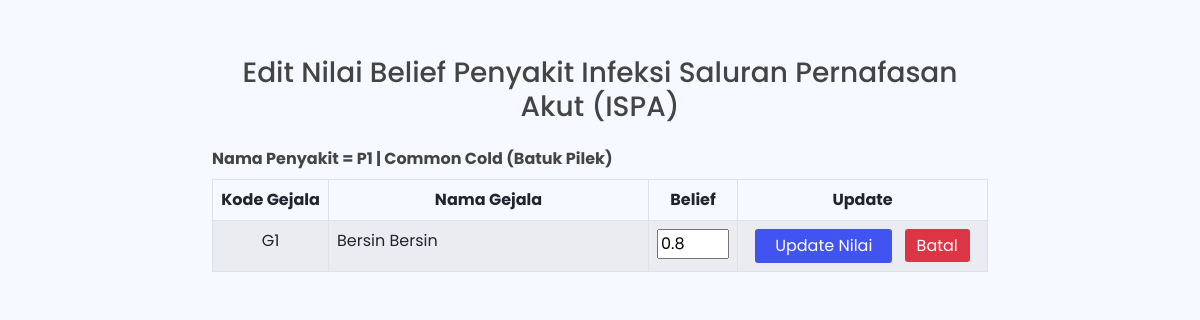
The page /admin/rules/editbelief.php?id_penyakit=1&id_gejala=1&belief=0.8 on the database its author committed.
### tables this page shows
CREATE TABLE `tb_penyakit` (
  `id` int(11) NOT NULL,
  `kdpenyakit` varchar(3) DEFAULT NULL,
  `nama_penyakit` varchar(100) DEFAULT NULL,
  `definisi` text DEFAULT NULL,
  `solusi` text NOT NULL
);

CREATE TABLE `tb_gejala` (
  `id` int(11) NOT NULL,
  `kdgejala` varchar(3) DEFAULT NULL,
  `gejala` text DEFAULT NULL
);

### admin/rules/editbelief.php (the view, shortened to what this page needs)
<!DOCTYPE html>
<html lang="en">
<head>
  <link href="../../assets/vendor/bootstrap/css/bootstrap.min.css" rel="stylesheet">
  <link rel="stylesheet" href="https://cdn.jsdelivr.net/npm/bootstrap-icons@1.10.2/font/bootstrap-icons.css">
  <link href="../../assets/vendor/boxicons/css/boxicons.min.css" rel="stylesheet">
  <link href="../../assets/vendor/quill/quill.snow.css" rel="stylesheet">
  <link href="../../assets/vendor/quill/quill.bubble.css" rel="stylesheet">
  <link href="../../assets/vendor/remixicon/remixicon.css" rel="stylesheet">
  <link href="../../assets/vendor/simple-datatables/style.css" rel="stylesheet">
  <link href="../../assets/css/style.css" rel="stylesheet">
</head>
<body>
  <section>
    <div class="row mt-5 mx-auto">
      <div class="col-md-8 mt-2 mx-auto">
        <h3 class="text-center mb-4">Edit Nilai Belief Penyakit Infeksi Saluran Pernafasan Akut (ISPA)</h3>
        <?php
        include "../koneksi.php";
        $kdpenyakit = $_GET['id_penyakit'];
        $queryP = mysqli_query($koneksi, "SELECT * FROM tb_penyakit WHERE id='$kdpenyakit' ");
        $dataP = mysqli_fetch_array($queryP);
        echo "<b>Nama Penyakit = " . $dataP['kdpenyakit'] . " | " . $dataP['nama_penyakit'];
        ?></b>
        <form id="form1" name="form1" method="post" action="./updatebelief.php?id_penyakit=<?php echo $_GET['id_penyakit']; ?>&id_gejala=<?php echo $_GET['id_gejala']; ?>" enctype="multipart/form-data">
          <div class="table-responsive">
            <table class="table table-striped table-bordered mt-2">
              <thead>
                <tr>
                  <th width='116px' class="text-center">Kode Gejala</th>
                  <th class="text-center">Nama Gejala</th>
                  <th width='10px' class="text-center">Belief</th>
                  <th width='250px' class="text-center">Update</th>
                </tr>
              </thead>
              <tbody>
                <?php
                include "../koneksi.php";
                $query = mysqli_query($koneksi, " SELECT * FROM tb_gejala WHERE id='$_GET[id_gejala]' ") or die(mysqli_error($koneksi));
                while ($row = mysqli_fetch_array($query)) {
                ?>
                  <tr>
                    <td class="text-center"><?php echo $row['kdgejala']; ?></td>
                    <td><?php echo $row['gejala']; ?>
                    <td class="text-center"><input name="updatebelief" type="text" size="2" value="<?php echo $_GET['belief']; ?>"></td>
                    <td class="text-center"><input class="submit" type="submit" value="Update Nilai">
                      <a href="./rules.php" class="ms-2 batal">Batal</a>
                    </td>
                  </tr>
                <?php } ?>
              </tbody>
            </table>
        </form>
      </div>
    </div>
  </section>
</body>
</html>

### assets/css/style.css (style rules this page uses)
:root { scroll-behavior: smooth; }
body { font-family: "Poppins", sans-serif; background: #f6f9ff; color: #444444; }
a { color: #4154f1; text-decoration: none; }
h1, h2, h3, h4, h5, h6 { font-family: "Poppins", sans-serif; }

### admin/rules/editbelief.php (style rules this page uses)
.submit { background-color: #4154f1; border: none; color: white; padding: 5px 20px; border-radius: 3px; }
.batal { background-color: #dc3545; border: none; color: white; padding: 5px 12px; border-radius: 3px; }

### rows shown on the page
tb_penyakit: kdpenyakit "P1", nama_penyakit "Common Cold (Batuk Pilek)"
tb_gejala: kdgejala "G1", gejala "Bersin Bersin"
